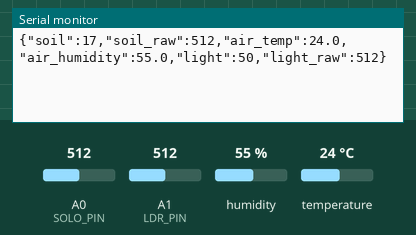
Simulated run of this sketch. Board: Arduino Uno, built with avr-gcc and run on an emulated ATmega328P. Parts: the last lines printed to the serial monitor. Inputs (shaded band) come from the test bench; at power-on: humidity 55 %, A0 (SOLO_PIN) = 512, A1 (LDR_PIN) = 512, temperature 24 °C.

Above: at 3.2 s.
3.3 s: humidity set to 22 %
At 5.1 s:
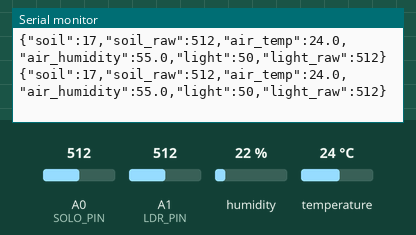
6.0 s: A0 (SOLO_PIN) set to 716
At 7.5 s:
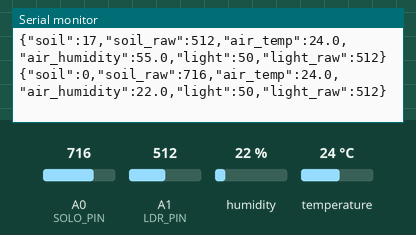
8.7 s: A1 (LDR_PIN) set to 716
At 10.5 s:
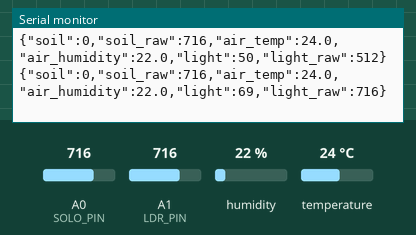
11.4 s: temperature set to 12 °C
At 12.4 s:
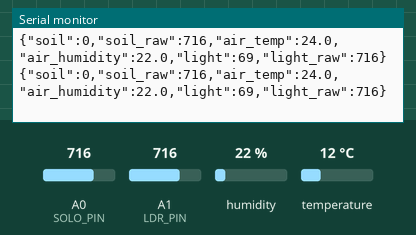
14.1 s: A0 (SOLO_PIN) set to 992
At 14.1 s:
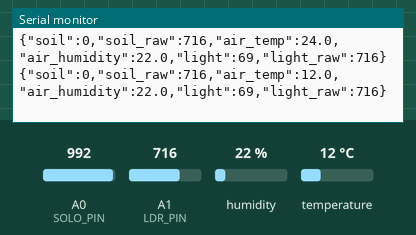
16.8 s: A1 (LDR_PIN) set to 992
At 19.0 s:
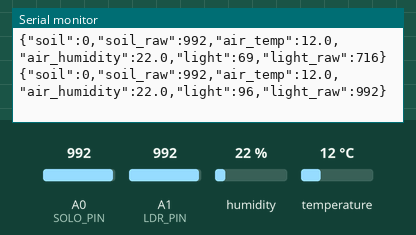
Timing chart, 0 to 20.5 s (numbered marks = the images above; inputs shaded):
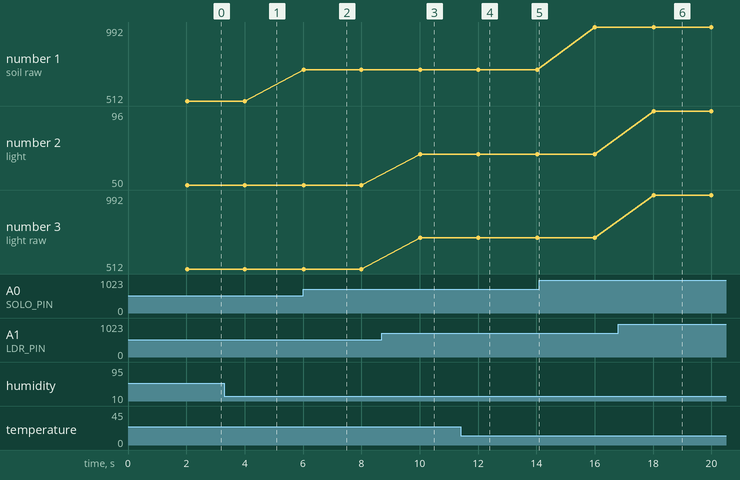

Measured:
- after the input at 6.0 s, the serial monitor: prints a new line at once (image 2)
- after the input at 8.7 s, the serial monitor: prints a new line after 1.3 s (image 3)
- after the input at 16.8 s, the serial monitor: prints a new line after 1.2 s (image 6)
- plotted number 1: 512 → 716 after the input at 6.0 s, 716 → 992 after the input at 14.1 s
- plotted number 2: 50 → 69 after the input at 8.7 s, 69 → 96 after the input at 16.8 s

The sketch:

Codigo.ino
```cpp
#include <DHT.h>

#define DHT_PIN 2
#define DHT_TYPE DHT11
#define SOLO_PIN A0
#define LDR_PIN A1

DHT dht(DHT_PIN, DHT_TYPE);

const int SOLO_SECO = 547;
const int SOLO_MOLHADO = 350;

const unsigned long INTERVALO_LEITURA = 2000;
unsigned long ultimaLeitura = 0;

void setup() {
  Serial.begin(115200);
  dht.begin();

  pinMode(SOLO_PIN, INPUT);
  pinMode(LDR_PIN, INPUT);

  delay(2000);
}

void loop() {
  if (millis() - ultimaLeitura < INTERVALO_LEITURA) {
    return;
  }

  ultimaLeitura = millis();

  int soloBruto = analogRead(SOLO_PIN);
  int luzBruta = analogRead(LDR_PIN);

  int umidadeSolo = map(
    soloBruto,
    SOLO_SECO,
    SOLO_MOLHADO,
    0,
    100
  );

  umidadeSolo = constrain(umidadeSolo, 0, 100);

  int luminosidade = map(
    luzBruta,
    0,
    1023,
    0,
    100
  );

  luminosidade = constrain(luminosidade, 0, 100);

  float temperatura = dht.readTemperature();
  float umidadeAr = dht.readHumidity();

  if (isnan(temperatura) || isnan(umidadeAr)) {
    return;
  }

  Serial.print("{");

  Serial.print("\"soil\":");
  Serial.print(umidadeSolo);

  Serial.print(",\"soil_raw\":");
  Serial.print(soloBruto);

  Serial.print(",\"air_temp\":");
  Serial.print(temperatura, 1);

  Serial.print(",\"air_humidity\":");
  Serial.print(umidadeAr, 1);

  Serial.print(",\"light\":");
  Serial.print(luminosidade);

  Serial.print(",\"light_raw\":");
  Serial.print(luzBruta);

  Serial.println("}");
}
```
